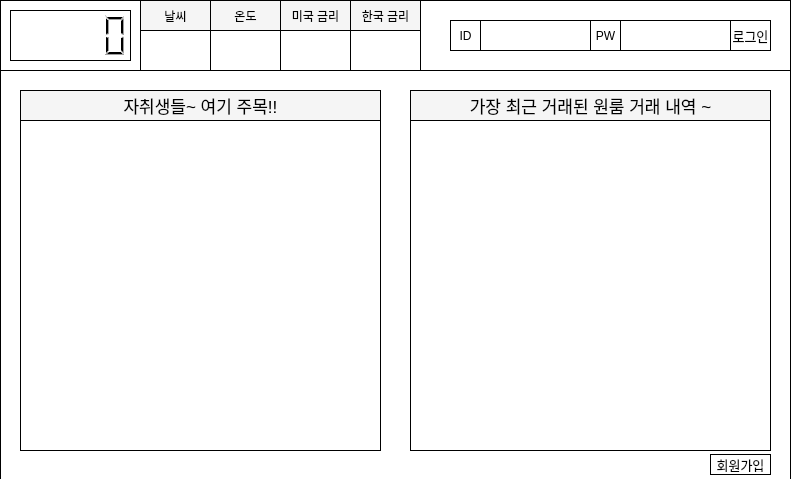
<?xml version="1.0" encoding="UTF-8"?>
<ui version="4.0">
 <class>Form</class>
 <widget class="QWidget" name="Form">
  <property name="geometry">
   <rect>
    <x>0</x>
    <y>0</y>
    <width>791</width>
    <height>479</height>
   </rect>
  </property>
  <property name="windowTitle">
   <string>Form</string>
  </property>
  <widget class="QFrame" name="frame">
   <property name="geometry">
    <rect>
     <x>0</x>
     <y>0</y>
     <width>791</width>
     <height>71</height>
    </rect>
   </property>
   <property name="styleSheet">
    <string notr="true">background-color: white;
color: black;
border: 1.0px solid black;
padding: 2px;</string>
   </property>
   <property name="frameShape">
    <enum>QFrame::StyledPanel</enum>
   </property>
   <property name="frameShadow">
    <enum>QFrame::Raised</enum>
   </property>
   <widget class="QPushButton" name="loginButton">
    <property name="geometry">
     <rect>
      <x>730</x>
      <y>20</y>
      <width>41</width>
      <height>31</height>
     </rect>
    </property>
    <property name="font">
     <font>
      <pointsize>10</pointsize>
     </font>
    </property>
    <property name="autoFillBackground">
     <bool>false</bool>
    </property>
    <property name="styleSheet">
     <string notr="true">color: black;
border: 1.0px solid black;
padding: 2px;
background-color: white;</string>
    </property>
    <property name="text">
     <string>로그인</string>
    </property>
   </widget>
   <widget class="QLabel" name="label">
    <property name="geometry">
     <rect>
      <x>450</x>
      <y>20</y>
      <width>31</width>
      <height>31</height>
     </rect>
    </property>
    <property name="autoFillBackground">
     <bool>false</bool>
    </property>
    <property name="styleSheet">
     <string notr="true">background-color: white;
color: black;
border: 1.0px solid black;
padding: 2px;</string>
    </property>
    <property name="text">
     <string>ID</string>
    </property>
    <property name="alignment">
     <set>Qt::AlignCenter</set>
    </property>
   </widget>
   <widget class="QTextEdit" name="id_input">
    <property name="geometry">
     <rect>
      <x>480</x>
      <y>20</y>
      <width>111</width>
      <height>31</height>
     </rect>
    </property>
   </widget>
   <widget class="QLabel" name="label_2">
    <property name="geometry">
     <rect>
      <x>590</x>
      <y>20</y>
      <width>31</width>
      <height>31</height>
     </rect>
    </property>
    <property name="autoFillBackground">
     <bool>false</bool>
    </property>
    <property name="styleSheet">
     <string notr="true">background-color: white;
color: black;
border: 1.0px solid black;
padding: 2px;</string>
    </property>
    <property name="text">
     <string>PW</string>
    </property>
    <property name="alignment">
     <set>Qt::AlignCenter</set>
    </property>
   </widget>
   <widget class="QTextEdit" name="pw_input">
    <property name="geometry">
     <rect>
      <x>620</x>
      <y>20</y>
      <width>111</width>
      <height>31</height>
     </rect>
    </property>
   </widget>
   <widget class="QFrame" name="frame_2">
    <property name="geometry">
     <rect>
      <x>0</x>
      <y>0</y>
      <width>421</width>
      <height>71</height>
     </rect>
    </property>
    <property name="frameShape">
     <enum>QFrame::StyledPanel</enum>
    </property>
    <property name="frameShadow">
     <enum>QFrame::Raised</enum>
    </property>
    <widget class="QLCDNumber" name="lcdNumber">
     <property name="geometry">
      <rect>
       <x>10</x>
       <y>10</y>
       <width>121</width>
       <height>51</height>
      </rect>
     </property>
     <property name="digitCount">
      <number>5</number>
     </property>
     <property name="mode">
      <enum>QLCDNumber::Dec</enum>
     </property>
     <property name="value" stdset="0">
      <double>0.000000000000000</double>
     </property>
    </widget>
    <widget class="QLabel" name="m_weather">
     <property name="geometry">
      <rect>
       <x>140</x>
       <y>30</y>
       <width>71</width>
       <height>41</height>
      </rect>
     </property>
     <property name="font">
      <font>
       <pointsize>13</pointsize>
      </font>
     </property>
     <property name="text">
      <string/>
     </property>
     <property name="alignment">
      <set>Qt::AlignCenter</set>
     </property>
    </widget>
    <widget class="QLabel" name="m_temp">
     <property name="geometry">
      <rect>
       <x>210</x>
       <y>30</y>
       <width>71</width>
       <height>41</height>
      </rect>
     </property>
     <property name="font">
      <font>
       <pointsize>13</pointsize>
      </font>
     </property>
     <property name="text">
      <string/>
     </property>
     <property name="alignment">
      <set>Qt::AlignCenter</set>
     </property>
    </widget>
    <widget class="QLabel" name="us_money">
     <property name="geometry">
      <rect>
       <x>280</x>
       <y>30</y>
       <width>71</width>
       <height>41</height>
      </rect>
     </property>
     <property name="font">
      <font>
       <pointsize>13</pointsize>
      </font>
     </property>
     <property name="text">
      <string/>
     </property>
     <property name="alignment">
      <set>Qt::AlignCenter</set>
     </property>
    </widget>
    <widget class="QLabel" name="kr_money">
     <property name="geometry">
      <rect>
       <x>350</x>
       <y>30</y>
       <width>71</width>
       <height>41</height>
      </rect>
     </property>
     <property name="font">
      <font>
       <pointsize>13</pointsize>
      </font>
     </property>
     <property name="text">
      <string/>
     </property>
     <property name="alignment">
      <set>Qt::AlignCenter</set>
     </property>
    </widget>
    <widget class="QLabel" name="label_3">
     <property name="geometry">
      <rect>
       <x>140</x>
       <y>0</y>
       <width>71</width>
       <height>31</height>
      </rect>
     </property>
     <property name="styleSheet">
      <string notr="true">background-color: #f5f5f5;
color: black;
border: 1.0px solid black;
</string>
     </property>
     <property name="text">
      <string>날씨</string>
     </property>
     <property name="alignment">
      <set>Qt::AlignCenter</set>
     </property>
    </widget>
    <widget class="QLabel" name="label_4">
     <property name="geometry">
      <rect>
       <x>210</x>
       <y>0</y>
       <width>71</width>
       <height>31</height>
      </rect>
     </property>
     <property name="styleSheet">
      <string notr="true">background-color: #f5f5f5;
color: black;
border: 1.0px solid black;</string>
     </property>
     <property name="text">
      <string>온도</string>
     </property>
     <property name="alignment">
      <set>Qt::AlignCenter</set>
     </property>
    </widget>
    <widget class="QLabel" name="label_5">
     <property name="geometry">
      <rect>
       <x>280</x>
       <y>0</y>
       <width>71</width>
       <height>31</height>
      </rect>
     </property>
     <property name="styleSheet">
      <string notr="true">background-color: #f5f5f5;
color: black;
border: 1.0px solid black;</string>
     </property>
     <property name="text">
      <string>미국 금리</string>
     </property>
     <property name="alignment">
      <set>Qt::AlignCenter</set>
     </property>
    </widget>
    <widget class="QLabel" name="label_6">
     <property name="geometry">
      <rect>
       <x>350</x>
       <y>0</y>
       <width>71</width>
       <height>31</height>
      </rect>
     </property>
     <property name="styleSheet">
      <string notr="true">background-color: #f5f5f5;
color: black;
border: 1.0px solid black;
</string>
     </property>
     <property name="text">
      <string>한국 금리</string>
     </property>
     <property name="alignment">
      <set>Qt::AlignCenter</set>
     </property>
    </widget>
   </widget>
  </widget>
  <widget class="QFrame" name="frame_3">
   <property name="geometry">
    <rect>
     <x>0</x>
     <y>70</y>
     <width>791</width>
     <height>411</height>
    </rect>
   </property>
   <property name="styleSheet">
    <string notr="true">background-color: white;
color: black;
border: 1.0px solid black;
padding: 2px;</string>
   </property>
   <property name="frameShape">
    <enum>QFrame::StyledPanel</enum>
   </property>
   <property name="frameShadow">
    <enum>QFrame::Raised</enum>
   </property>
   <widget class="QLabel" name="label_7">
    <property name="geometry">
     <rect>
      <x>20</x>
      <y>50</y>
      <width>361</width>
      <height>331</height>
     </rect>
    </property>
    <property name="font">
     <font>
      <pointsize>13</pointsize>
     </font>
    </property>
    <property name="styleSheet">
     <string notr="true"/>
    </property>
    <property name="text">
     <string/>
    </property>
    <property name="alignment">
     <set>Qt::AlignLeading|Qt::AlignLeft|Qt::AlignVCenter</set>
    </property>
   </widget>
   <widget class="QLabel" name="label_8">
    <property name="geometry">
     <rect>
      <x>410</x>
      <y>50</y>
      <width>361</width>
      <height>331</height>
     </rect>
    </property>
    <property name="font">
     <font>
      <pointsize>13</pointsize>
     </font>
    </property>
    <property name="styleSheet">
     <string notr="true"/>
    </property>
    <property name="text">
     <string/>
    </property>
    <property name="alignment">
     <set>Qt::AlignLeading|Qt::AlignLeft|Qt::AlignVCenter</set>
    </property>
   </widget>
   <widget class="QLabel" name="label_9">
    <property name="geometry">
     <rect>
      <x>20</x>
      <y>20</y>
      <width>361</width>
      <height>31</height>
     </rect>
    </property>
    <property name="font">
     <font>
      <pointsize>13</pointsize>
     </font>
    </property>
    <property name="styleSheet">
     <string notr="true">background-color: #f5f5f5;
color: black;
border: 1.0px solid black;
</string>
    </property>
    <property name="text">
     <string>자취생들~ 여기 주목!!</string>
    </property>
    <property name="alignment">
     <set>Qt::AlignCenter</set>
    </property>
   </widget>
   <widget class="QLabel" name="label_10">
    <property name="geometry">
     <rect>
      <x>410</x>
      <y>20</y>
      <width>361</width>
      <height>31</height>
     </rect>
    </property>
    <property name="font">
     <font>
      <pointsize>13</pointsize>
     </font>
    </property>
    <property name="styleSheet">
     <string notr="true">background-color: #f5f5f5;
color: black;
border: 1.0px solid black;</string>
    </property>
    <property name="text">
     <string>가장 최근 거래된 원룸 거래 내역 ~</string>
    </property>
    <property name="alignment">
     <set>Qt::AlignCenter</set>
    </property>
   </widget>
   <widget class="QPushButton" name="subscribe_button">
    <property name="geometry">
     <rect>
      <x>710</x>
      <y>384</y>
      <width>61</width>
      <height>21</height>
     </rect>
    </property>
    <property name="font">
     <font>
      <pointsize>10</pointsize>
     </font>
    </property>
    <property name="text">
     <string>회원가입</string>
    </property>
   </widget>
  </widget>
 </widget>
 <resources/>
 <connections/>
</ui>
